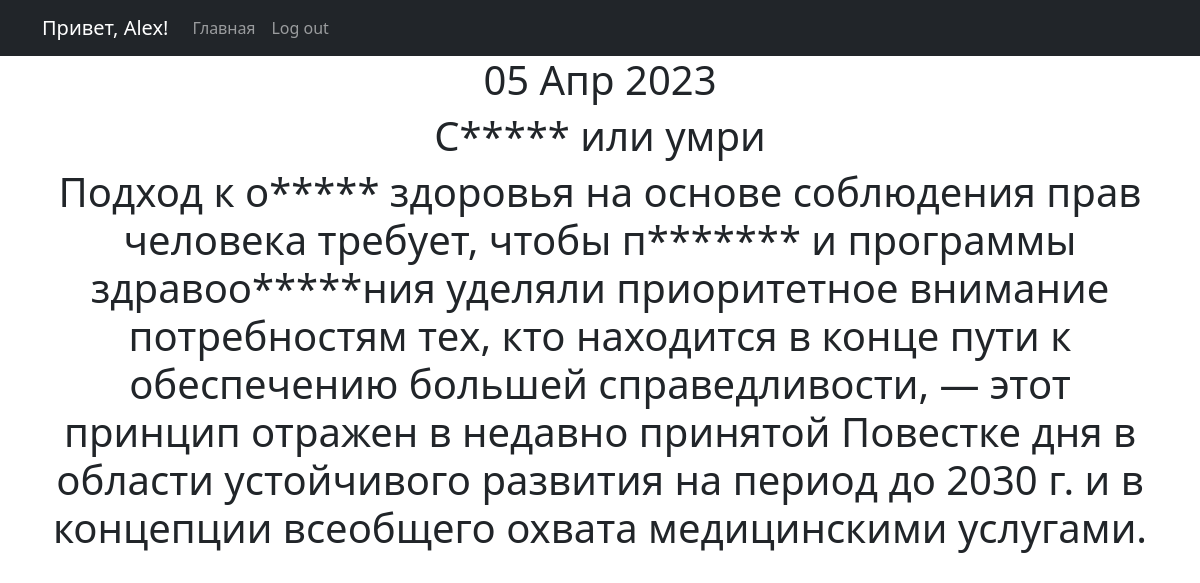
Screenshot of /news/1 (signed in) with the database file from the repository.
### News_Portal/models.py (models this page shows, shortened)
class Post(models.Model):
    author = models.ForeignKey(Author, on_delete=models.CASCADE)
    type = models.CharField(max_length=2, choices=TYPES, default="news")
    creation_time = models.DateTimeField(auto_now_add=True)
    category = models.ManyToManyField(Category, through="PostCategory")
    title = models.CharField(max_length=255, default="Новость часа")
    text = models.TextField(default="а мы уже пишем")
    rating = models.FloatField(default=0.0)

### News_Portal/views.py (the view)
# urls.py: path("<int:pk>", NewsDetail.as_view(), name="news_detail"),
class NewsDetail(DetailView):
    model = Post
    template_name = "post.html"
    context_object_name = "post"

### News_Portal/templatetags/custom_filters.py (called while the page is built)
@register.filter()
def censor(text):
    if not isinstance(text, str):
        raise ValueError("мы только тексты цензурируем в нашей редакции")
    for bad_word in BANNED_WORDS:
        if bad_word in text:
            censored = bad_word[0] + ("*" * (len(bad_word) - 1))
            text = text.replace(bad_word, censored)
        if bad_word.capitalize() in text:
            censored = bad_word[0].capitalize() + ("*" * (len(bad_word) - 1))
            text = text.replace(bad_word, censored)
    return text

### News_Portal/templates/post.html (shortened to what this page needs)
{% extends 'flatpages/default.html' %}
{% load custom_filters %}
{% block content %}
<h1>{{ post.creation_time|date:'d M Y' }}</h1>
<h1>{{ post.title|censor }}</h1>
<h1>{{ post.text|censor }}</h1>
{% endblock content %}

### News_Portal/templates/flatpages/default.html (shortened to what this page needs)
<!DOCTYPE html>
<html lang="en">
    <head>
        {% load static %}
        <link href="{% static 'css/styles.css' %}" rel="stylesheet" />
    </head>
    <body>
        <nav class="navbar navbar-expand-lg navbar-dark bg-dark static-top">
           <div class="container">
               {% if request.user.is_anonymous %}
                    <a class="navbar-brand" href="#">Привет, аноним!</a>
               {% else %}
                    <a class="navbar-brand" href="/profile">Привет, {{ request.user.username }}!</a>
               {% endif %}
               <div class="collapse navbar-collapse" id="navbarResponsive">
                   <ul class="navbar-nav ml-auto">
                       <li class="nav-item active">
                           <a class="nav-link" href="/news">Главная</a>
                       </li>
                       <li class="nav-item active">
                           {% if request.user.is_anonymous %}
                                <a class="nav-link" href="/accounts/login">Log in</a>
                           {% else %}
                                <a class="nav-link" href="/sign/logout">Log out</a>
                           {% endif %}
                       </li>
                   </ul>
               </div>
           </div>
        </nav>
        <div class="container">
           <div class="row">
               <div class="col-lg-12 text-center">
                   {% block content %}{% endblock content %}
               </div>
           </div>
        </div>
    </body>
</html>

### rows the page displays
Post: creation_time "05 Апр 2023", title|censor "С***** или умри", text|censor "Подход к о***** здоровья на основе соблюдения прав человека требует, чтобы п******* и программы здравоо*****ния уделяли приоритетное внимание потребностям тех, кто находится в конце пути к обеспечению большей справедливости, ― этот принцип отражен в недавно принятой Повестке дня в области устойчивого развития на период до 2030 г. и в концепции всеобщего охвата медицинскими услугами."

### other values shown
{{ request.user.username }} "Alex"
